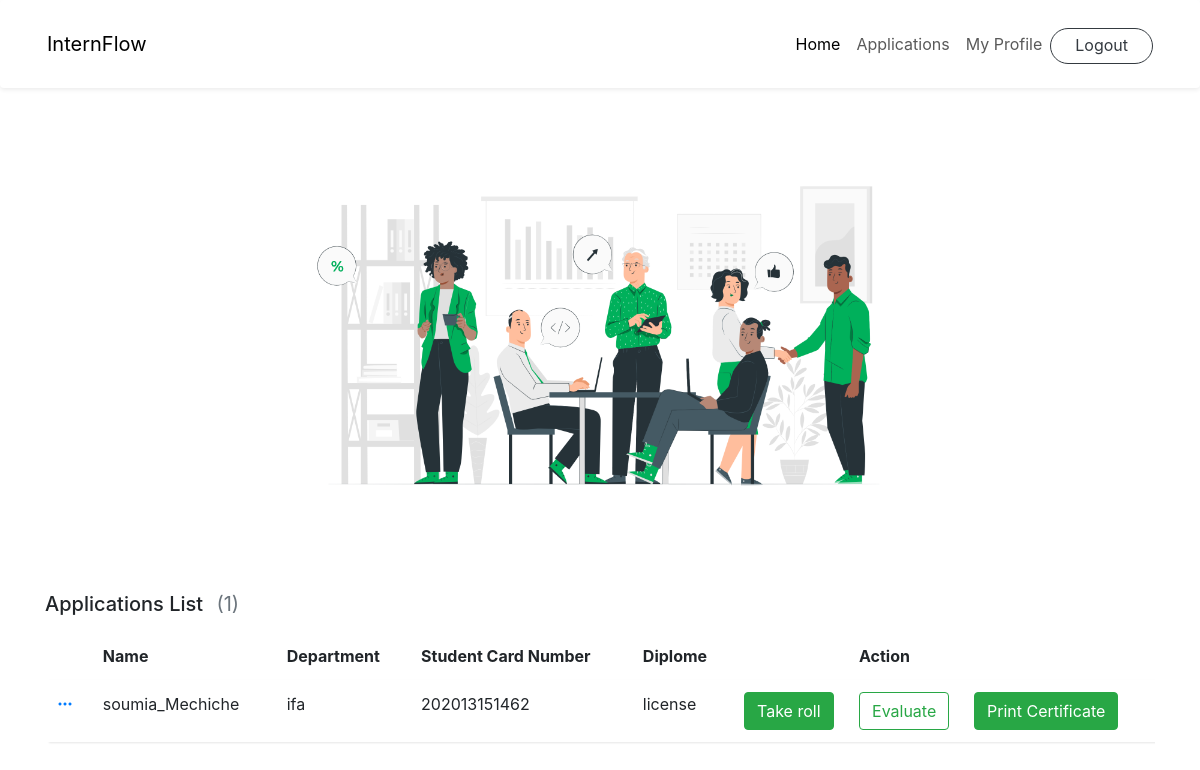
/Applications/ (signed in), run on the app's committed database.
### accounts/models.py (models this page shows, shortened)
class InternshipApp(models.Model):
    applicant = models.ForeignKey(User,related_name="std",null=True,blank=True,on_delete= models.SET_NULL)
    internMaster = models.ForeignKey(User,related_name="spv",null=True,blank=True,on_delete= models.SET_NULL)
    depMaster = models.ForeignKey(User,related_name="adm",null=True,blank=True,on_delete= models.SET_NULL)
    approvedByMaster= models.BooleanField(null=True,blank=True)
    approvedBySupervisor= models.BooleanField(null=True,blank=True)
    MasterDefinitelyReject= models.BooleanField(null=True,blank=True)
    SuprvDefinitelyReject= models.BooleanField(null=True,blank=True)
    RejectionReason=models.CharField(max_length=100,null=True,blank=True)
    rated = models.BooleanField(null=True,blank=True)
    sprvisorName = models.CharField(max_length=100,null=True,blank=True)
    sprvisorTel = models.IntegerField(null=True)
    sprvisorFax = models.IntegerField(null=True)
    sprvisorEmail = models.EmailField(null=True)
    companyName = models.CharField(max_length=100,null=True)
    companyAdrss = models.CharField(max_length=100,null=True)
    coverLetter = models.CharField(max_length=100,null=True,blank=True)
    studentName = models.CharField(max_length=100,null=True,blank=True)
    studentdep = models.CharField(max_length=100,null=True,blank=True)
    StudentbirthDate= models.DateField(null=True,blank=True)
    StudentbirthPlace= models.CharField(max_length=100,null=True,blank=True)
    studentCard = models.IntegerField(null=True,blank=True)
    studentSnum = models.IntegerField(null=True,blank=True)
    studenTel = models.CharField(max_length=100,null=True,blank=True)
    prepDeplome = models.CharField(max_length=100,null=True,blank=True)
    theme = models.CharField(max_length=100,null=True)
    duree = models.CharField(max_length=100,null=True)
    strtDate=models.DateField(null=True)
    endDate=models.DateField(null=True)

class User(AbstractUser):
    pass
    def __str__(self):
        return str(self.username)

### accounts/decorators.py (the view)
        def wrapper_func(request, *args,**kwargs):
            group = None
            if request.user.groups.exists():
                group = request.user.groups.all()[0].name
            if group in allowed_roles:
                return view_func(request, *args,**kwargs)
            else:
                return HttpResponse('You are not authorized to view this page')

### accounts/views.py (called while the page is built)
@allowed_users(allowed_roles=['Supervisor'])
@login_required(login_url='Signin')
def Applications(request):
    supervisors = InternshipApp.objects.filter(internMaster = request.user,approvedByMaster= True)
    attendence = Attendence.objects.filter(intern__in=supervisors.values('applicant'))
    total = supervisors.count()
    return render(request,"Applications.html",{'appslist' : supervisors ,'total_apps' : total, 'attendence': attendence})

### templates/Applications.html (shortened to what this page needs)
{% extends './SupervisorNavBar.html' %}
{% load static %}
{% block content %}
<link rel="stylesheet" href="https://cdn.jsdelivr.net/npm/bootstrap-icons@1.7.2/font/bootstrap-icons.css">
<link rel="stylesheet" href="https://cdnjs.cloudflare.com/ajax/libs/boxicons/2.1.0/css/boxicons.min.css" />
<link rel="stylesheet" href="https://cdnjs.cloudflare.com/ajax/libs/MaterialDesign-Webfont/5.3.45/css/materialdesignicons.css" />
{% if total_apps == 0 %}
<body id="noApps" class="noApps">
  <div class="text-center">
      <div class="row">
          <div class="col-md-12">
              <img src="{% static 'imgs/nothing.png' %}" alt="Image Description" class="image-style" id="image1">
              <h5>We couldn't find any internship applications associated with your profile :/</h5>
          </div>
      </div>
  </div>
</body>
{% else %}
<section id="hero" class="hero">
    <div class="text-center">
        <div class="row">
            <div class="col-md-12">
                <img src="{% static 'imgs/Company-pana.png' %}" alt="Image Description" width="600" height="400" class="image-style" id="image1">
            </div>
        </div>
    </div>
  </section>
<div class="container pt-4">
    <div class="row align-items-center">
        <div class="col-md-6">
            <div class="mb-3">
                <h5 class="card-title">Applications List <span class="text-muted fw-normal ms-2">({{total_apps}})</span></h5>
            </div>
        </div>
    </div>
    <div class="row">
        <div class="col-lg-12">
            <div class="">
                <div class="table-responsive">
                    <table class="table project-list-table table-nowrap align-middle table-borderless">
                        <thead>
                            <tr>
                                <th scope="col"> </th>
                                <th scope="col">Name</th>
                                <th scope="col">Department</th>
                                <th scope="col">Student Card Number</th>
                                <th scope="col">Diplome</th>
                                <th scope="col" style="width: 115px;"></th>
                                <th scope="col" style="width: 115px;">Action</th>
                                <th scope="col"> </th>
                            </tr>
                        </thead>
                        <tbody>
                            {% for i in appslist %}
                            <tr class="appRow">
                                <td><a type="button" class="bi bi-three-dots" data-bs-toggle="modal" data-bs-target="#exampleModal{{ i.id }}"></a>
                                </td>
                                <td><a href="#" class="text-body">{{i.applicant}}</a></td>
                                <td>{{i.studentdep}}</td>
                                <td>{{i.studentCard}}</td>
                                <td>{{i.prepDeplome}}</td>
                                {% if i.SuprvDefinitelyReject == True %}
                                <td> </td>
                                <td>
                                <span style="font-size: 15px; color: rgb(207, 60, 60);">Rejected</span>
                                <span id="boot-icon" class="bi bi-x" style="font-size: 20px; color: rgb(207, 60, 60); -webkit-text-stroke-width: 1.5px; opacity: 0.9; display: inline-block;"></span>
                                </td><td> </td></tr>
                                {% elif i.approvedBySupervisor == True %}
                                <td>
                                    <button type="button" class="btn btn-success" data-bs-toggle="modal" data-bs-target="#Attend{{ i.id }}">
                                        Take roll
                                      </button>
                                <td>
                                    <form action="{% url 'StudentRating' i.id %}" method="POST">{% csrf_token %}<button type="submit" class="btn btn-outline-success">Evaluate</button></form>
                                </td>
                                </td>
                                    {% if i.rated == True %}
                                <td>
                                    <form action="{% url 'Certificate' i.id %}" method="POST">{% csrf_token %}<button type="submit" class="btn btn-success">Print Certificate</button></form>
                                </td>{% else %}
                                <td>
                                    <form action="{% url 'ViewPresence' i.id %}" method="POST">{% csrf_token %}<button type="submit" class="btn btn-outline-success" >View Presence</button></form>
                                </td>
                                {% endif %}
                             {% endif %}
                            </tr>
                            {% endfor %}{% endif %}
{% endblock %}

### templates/Applications.html (style rules this page uses)
tr.appRow { background-color: #f0f0f0; box-shadow: 4px 1px 2px rgba(0, 0, 0, 0.1); padding-top: 10px; padding-bottom: 10px; }
.hero { padding-top: 5%; padding-bottom: 5%; height: 60vh; display: flex; align-items: center; justify-content: center; }

### data on the page
InternshipApp: applicant "soumia_Mechiche", studentdep "ifa", studentCard "202013151462", prepDeplome "license", rated "Print Certificate"

### other printed values
{{ total_apps }} "1"
